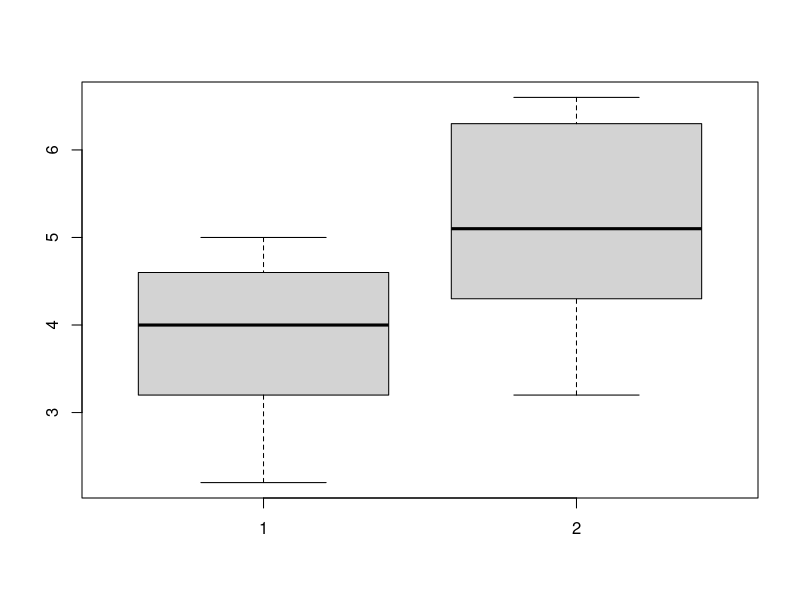
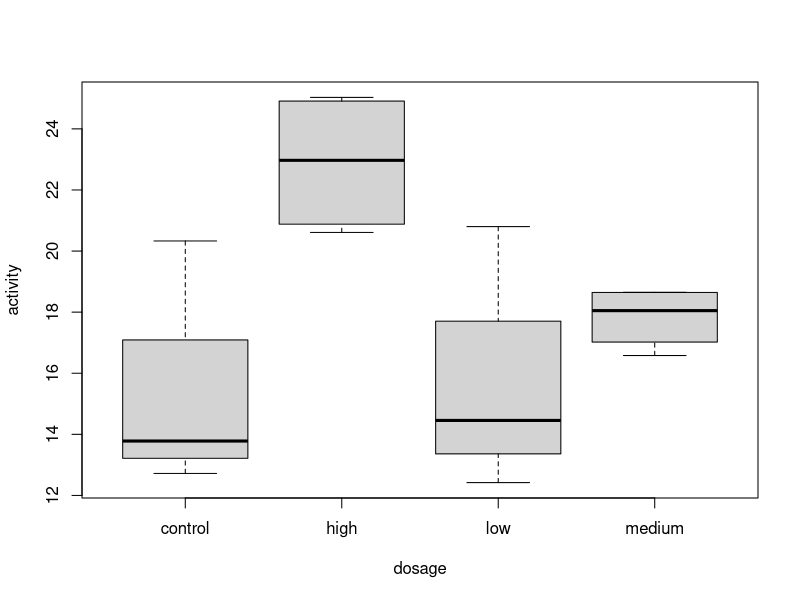
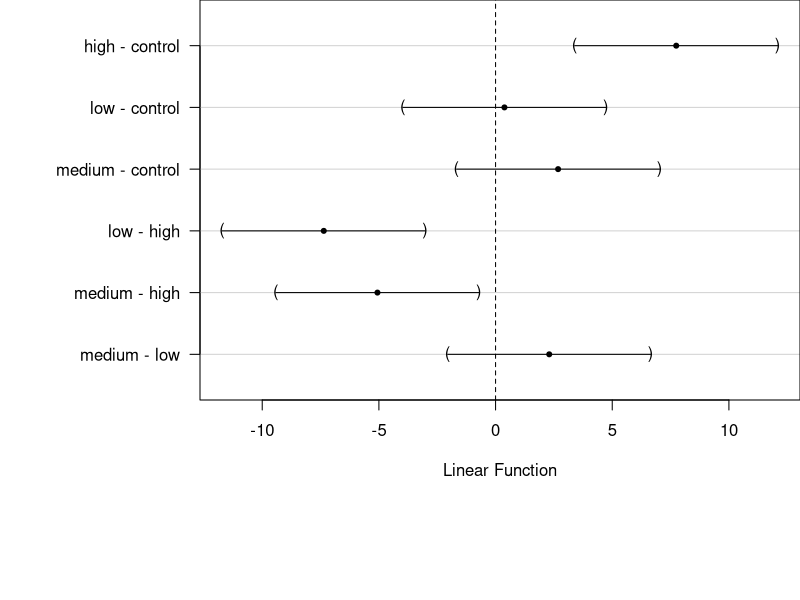
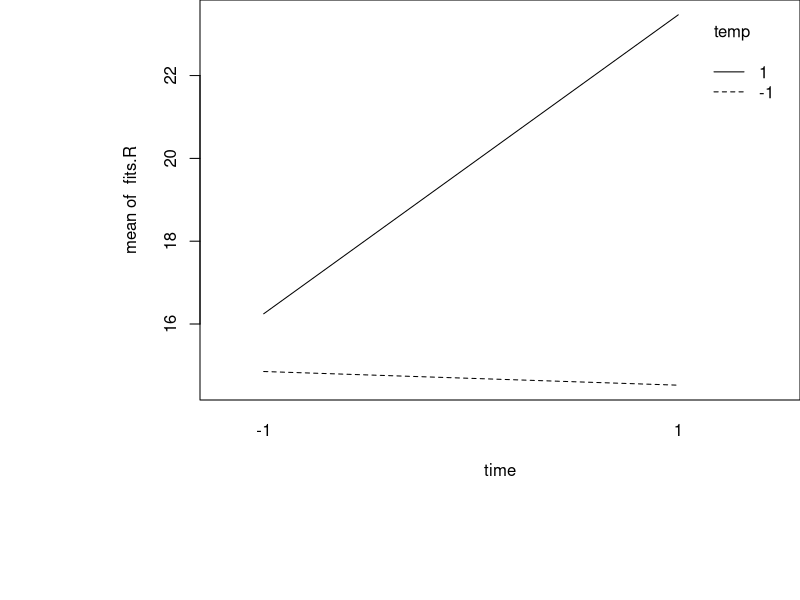
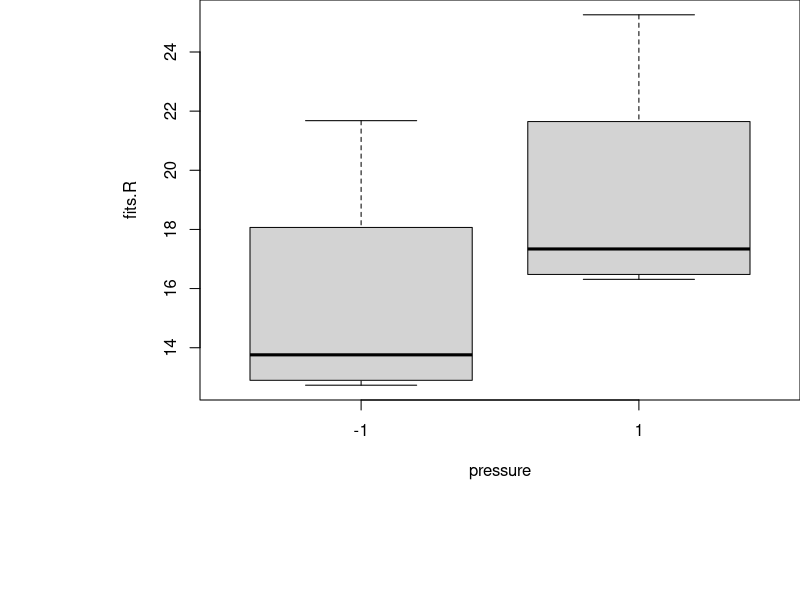
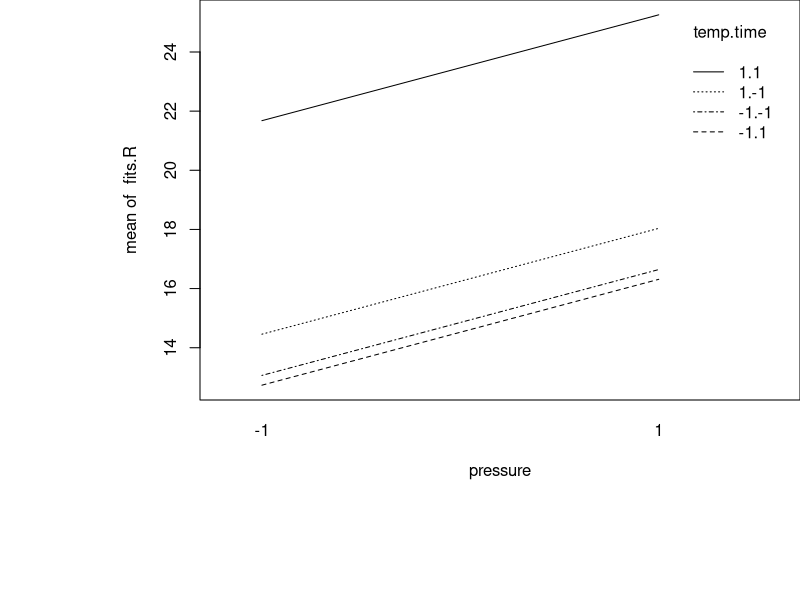
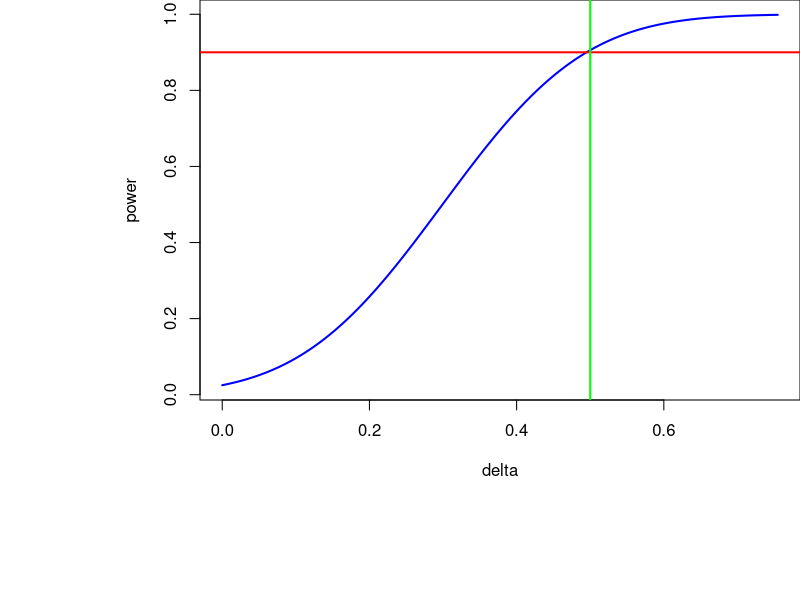

These figures' R source, in order:
## ---- chunk 1
library("readxl")
data = read_excel("exam1data.xlsx")
fitness = as.factor(na.omit(data$fitness.level))
ego = na.omit(data$ego.score)
t.star = t.test(ego ~ fitness, var.equal=T)
t.star
## ---- chunk 2
boxplot(ego[fitness=='low'],ego[fitness=='high'])
## ---- chunk 3
t.star
## ---- chunk 4
dosage = as.factor(na.omit(data$dose.level))  # factor A
activity = na.omit(data$activity.score)       # response
boxplot(activity ~ dosage)
model = aov(activity ~ dosage)
summary(model)
## ---- chunk 5
library(multcomp)
par(mar=c(10,10,0,0))

# set up all-pair comparisons for factor `dosage`
comps = glht(model,linfct=mcp(dosage="Tukey"))
ci.lsd = confint(comps,calpha=univariate_calpha())
plot(ci.lsd)
ci.lsd
## ---- chunk 6
summary(comps,test=univariate())
## ---- chunk 7
summary(comps)
## ---- chunk 8
a = 4 # levels
n = 4 # replicates
N = a*n
df = N-a
mse = 7.98
alpha = .05

# margin of error for tukey method (hsd)
qtukey(alpha,a,df,lower.tail=F)*sqrt(mse/n)
# comparison-wise error rate for tukey
2*pt(qtukey(alpha,a,df,lower.tail=F)/sqrt(2),df,lower.tail=F)
## ---- chunk 9
# margin of error for fisher (lsd)
qt(alpha/2,df,lower.tail=F)*sqrt(2*mse/n)
# family-wise error rate
ptukey(qt(alpha/2,df,lower.tail=F)*sqrt(2),a,df,lower.tail=F)
## ---- chunk 10
pressure = as.factor(na.omit(data$pressure))
temp = as.factor(na.omit(data$temperature))
time = as.factor(na.omit(data$time))
yield = na.omit(data$yield)

mod.F = aov(yield ~ pressure*temp*time)
summary(mod.F)
## ---- chunk 11
mod.R = aov(yield ~ pressure+temp+time+temp:time)
fits.R = predict(mod.R)
interaction.plot(time,temp,fits.R)
## ---- chunk 12
plot(fits.R ~ pressure)
## ---- chunk 13
temp.time = interaction(temp,time)
interaction.plot(pressure,temp.time,fits.R)
## ---- chunk 14
sd = .7
alpha=.05
pwr=.9
# beta = 1-pwr
delta.A=.5

# n = 2*(qnorm(1-alpha/2)+qnorm(1-beta))^2*sd^2/delta.A^2
power.t.test(n=NULL,delta=delta.A,sd=sd,sig.level=alpha,power=pwr,type="two.sample")
## ---- chunk 15
# power.curve
#
# create the power curve for the chosen sample size.
#
# arguments:
#   n: sample size,
#   sd: standard deviation
#   alpha: significance level
#   h: power (shows as a horizontal line)
#   v: specific alternative (shows as a vertical line)
# output:
#   graph of power curve
power.curve = function(n, sd, alpha, h, v)
{
  df = 2*(n-1)
  delta = seq(from=0,to=5*sd/sqrt(n/2),length.out = 1000)
  power = 1 - pt(qt(1-alpha/2,df),df,ncp = sqrt(n/2)*(delta/sd))
  plot(delta,power,type = "l",lwd=2,col="blue")
  abline(h=h,col="red",lwd=2)
  abline(v=v,col="green",lwd=2)
}
power.curve(n=43,sd=sd,alpha=alpha,h=pwr,v=delta.A)
